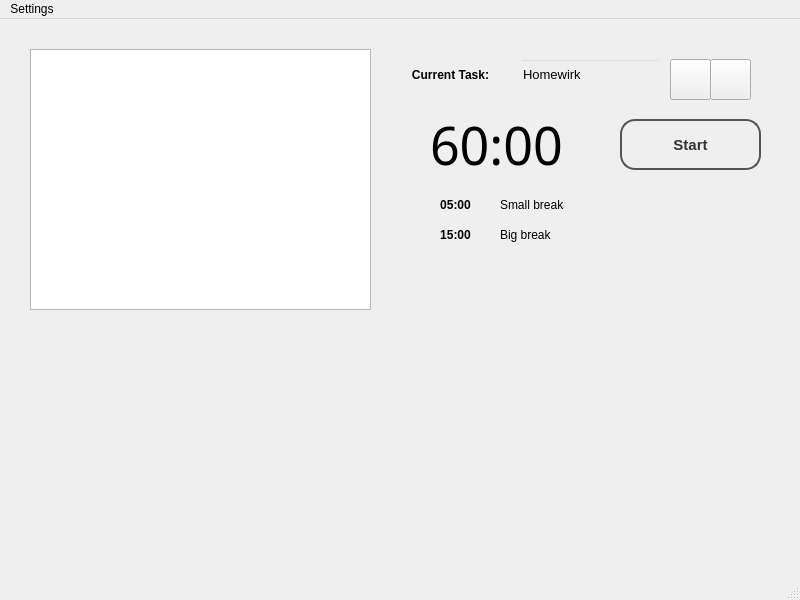
<?xml version="1.0" encoding="UTF-8"?>
<ui version="4.0">
 <class>MainWindow</class>
 <widget class="QMainWindow" name="MainWindow">
  <property name="geometry">
   <rect>
    <x>0</x>
    <y>0</y>
    <width>800</width>
    <height>600</height>
   </rect>
  </property>
  <property name="windowTitle">
   <string>MainWindow</string>
  </property>
  <widget class="QWidget" name="centralwidget">
   <widget class="QLineEdit" name="current_task_input">
    <property name="enabled">
     <bool>true</bool>
    </property>
    <property name="geometry">
     <rect>
      <x>520</x>
      <y>40</y>
      <width>141</width>
      <height>31</height>
     </rect>
    </property>
    <property name="font">
     <font>
      <pointsize>10</pointsize>
      <italic>false</italic>
     </font>
    </property>
    <property name="styleSheet">
     <string notr="true">background-color: transparent</string>
    </property>
    <property name="text">
     <string>Homewirk</string>
    </property>
   </widget>
   <widget class="QLabel" name="current_task_label">
    <property name="geometry">
     <rect>
      <x>390</x>
      <y>40</y>
      <width>121</width>
      <height>31</height>
     </rect>
    </property>
    <property name="font">
     <font>
      <pointsize>9</pointsize>
      <weight>75</weight>
      <bold>true</bold>
     </font>
    </property>
    <property name="text">
     <string>Current Task:</string>
    </property>
    <property name="alignment">
     <set>Qt::AlignCenter</set>
    </property>
   </widget>
   <widget class="QPushButton" name="promo_reset_btn">
    <property name="geometry">
     <rect>
      <x>670</x>
      <y>40</y>
      <width>41</width>
      <height>41</height>
     </rect>
    </property>
    <property name="text">
     <string/>
    </property>
   </widget>
   <widget class="QPushButton" name="promo_settings_btn">
    <property name="geometry">
     <rect>
      <x>710</x>
      <y>40</y>
      <width>41</width>
      <height>41</height>
     </rect>
    </property>
    <property name="text">
     <string/>
    </property>
   </widget>
   <widget class="QPushButton" name="start_btn">
    <property name="geometry">
     <rect>
      <x>620</x>
      <y>100</y>
      <width>141</width>
      <height>51</height>
     </rect>
    </property>
    <property name="font">
     <font>
      <pointsize>11</pointsize>
      <weight>75</weight>
      <bold>true</bold>
     </font>
    </property>
    <property name="styleSheet">
     <string notr="true">border: 2px solid #555;       
border-radius: 15px;         
background-color: transparent;
color: #333;                
padding: 5px 10px;</string>
    </property>
    <property name="text">
     <string>Start</string>
    </property>
   </widget>
   <widget class="QLabel" name="promo_timer">
    <property name="geometry">
     <rect>
      <x>430</x>
      <y>90</y>
      <width>171</width>
      <height>71</height>
     </rect>
    </property>
    <property name="font">
     <font>
      <family>Noto Sans JP Medium</family>
      <pointsize>39</pointsize>
     </font>
    </property>
    <property name="text">
     <string>60:00</string>
    </property>
   </widget>
   <widget class="QLabel" name="current_task_label_2">
    <property name="geometry">
     <rect>
      <x>410</x>
      <y>170</y>
      <width>91</width>
      <height>31</height>
     </rect>
    </property>
    <property name="font">
     <font>
      <pointsize>9</pointsize>
      <weight>75</weight>
      <bold>true</bold>
     </font>
    </property>
    <property name="text">
     <string>05:00</string>
    </property>
    <property name="alignment">
     <set>Qt::AlignCenter</set>
    </property>
   </widget>
   <widget class="QLabel" name="current_task_label_3">
    <property name="geometry">
     <rect>
      <x>410</x>
      <y>200</y>
      <width>91</width>
      <height>31</height>
     </rect>
    </property>
    <property name="font">
     <font>
      <pointsize>9</pointsize>
      <weight>75</weight>
      <bold>true</bold>
     </font>
    </property>
    <property name="text">
     <string>15:00</string>
    </property>
    <property name="alignment">
     <set>Qt::AlignCenter</set>
    </property>
   </widget>
   <widget class="QLabel" name="current_task_label_4">
    <property name="geometry">
     <rect>
      <x>500</x>
      <y>170</y>
      <width>91</width>
      <height>31</height>
     </rect>
    </property>
    <property name="font">
     <font>
      <pointsize>9</pointsize>
      <weight>50</weight>
      <bold>false</bold>
     </font>
    </property>
    <property name="text">
     <string>Small break</string>
    </property>
    <property name="alignment">
     <set>Qt::AlignLeading|Qt::AlignLeft|Qt::AlignVCenter</set>
    </property>
   </widget>
   <widget class="QLabel" name="current_task_label_5">
    <property name="geometry">
     <rect>
      <x>500</x>
      <y>200</y>
      <width>91</width>
      <height>31</height>
     </rect>
    </property>
    <property name="font">
     <font>
      <pointsize>9</pointsize>
      <weight>50</weight>
      <bold>false</bold>
     </font>
    </property>
    <property name="text">
     <string>Big break</string>
    </property>
    <property name="alignment">
     <set>Qt::AlignLeading|Qt::AlignLeft|Qt::AlignVCenter</set>
    </property>
   </widget>
   <widget class="QListWidget" name="listWidget">
    <property name="geometry">
     <rect>
      <x>30</x>
      <y>30</y>
      <width>341</width>
      <height>261</height>
     </rect>
    </property>
   </widget>
  </widget>
  <widget class="QMenuBar" name="menubar">
   <property name="geometry">
    <rect>
     <x>0</x>
     <y>0</y>
     <width>800</width>
     <height>26</height>
    </rect>
   </property>
   <widget class="QMenu" name="menuSettings">
    <property name="title">
     <string>Settings</string>
    </property>
    <addaction name="actionLayout"/>
   </widget>
   <addaction name="menuSettings"/>
  </widget>
  <widget class="QStatusBar" name="statusbar"/>
  <action name="actionLayout">
   <property name="text">
    <string>Layout</string>
   </property>
  </action>
 </widget>
 <resources/>
 <connections/>
</ui>
